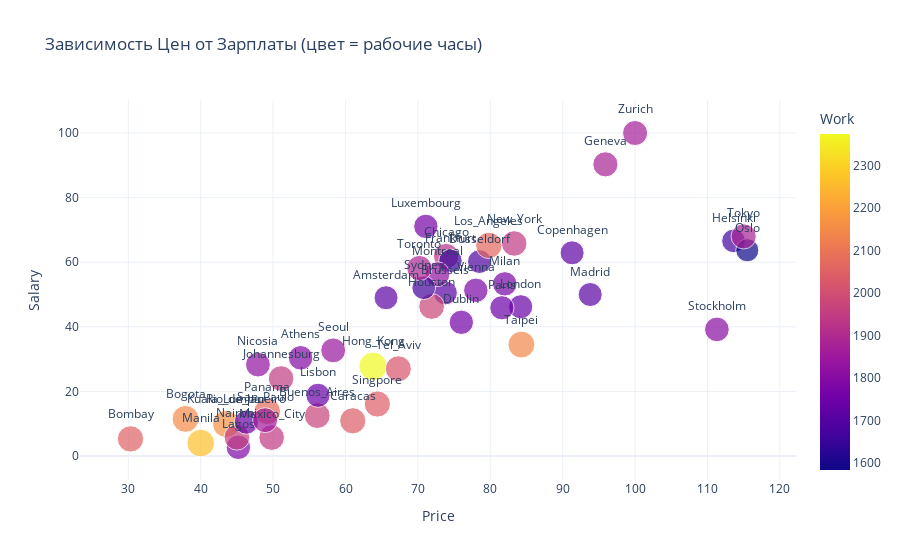

Notebook cell for this chart:
### Markdown cell above
Для полученных кластеров построим распределение, чтобы оценить полученные группы.
1) Первая диаграмма - распределение с цветным выделением количества рабочих часов;
2) Вторая диаграмма - распределение с цветным выделением кластеров.

### Code cell
fig = px.scatter(
    df,
    x='Price',
    y='Salary',
    text='City',
    size='Work',
    color='Work',
    hover_data=['Work', 'Price', 'Salary'],
    title='Зависимость Цен от Зарплаты (цвет = рабочие часы)',
    template='plotly_white'
)
fig.update_traces(textposition='top center')
fig.show()

### Figure 1 — Plotly figure (JSON) as saved in the notebook; plotly's stock layout.template omitted (floating-point values rounded to 4 significant figures)
{"data": [{"customdata": [[1714.0], [1792.0], [2152.0], [2052.0], [1708.0], [1971.0], [2041.0], [1924.0], [1717.0], [1759.0], [1693.0], [1650.0], [1880.0], [1667.0], [2375.0], [1978.0], [1945.0], [2167.0], [1786.0], [1742.0], [1737.0], [2068.0], [1768.0], [1710.0], [2268.0], [1944.0], [1773.0], [1827.0], [1958.0], [1942.0], [1825.0], [1583.0], [2078.0], [1744.0], [1749.0], [1856.0], [1842.0], [2042.0], [1805.0], [1668.0], [2145.0], [2015.0], [1880.0], [1888.0], [1780.0], [1868.0]], "hovertemplate": "Price=%{x}<br>Salary=%{y}<br>Work=%{marker.color}<br>City=%{text}<extra></extra>", "legendgroup": "", "marker": {"color": [1714.0, 1792.0, 2152.0, 2052.0, 1708.0, 1971.0, 2041.0, 1924.0, 1717.0, 1759.0, 1693.0, 1650.0, 1880.0, 1667.0, 2375.0, 1978.0, 1945.0, 2167.0, 1786.0, 1742.0, 1737.0, 2068.0, 1768.0, 1710.0, 2268.0, 1944.0, 1773.0, 1827.0, 1958.0, 1942.0, 1825.0, 1583.0, 2078.0, 1744.0, 1749.0, 1856.0, 1842.0, 2042.0, 1805.0, 1668.0, 2145.0, 2015.0, 1880.0, 1888.0, 1780.0, 1868.0], "coloraxis": "coloraxis", "size": [1714.0, 1792.0, 2152.0, 2052.0, 1708.0, 1971.0, 2041.0, 1924.0, 1717.0, 1759.0, 1693.0, 1650.0, 1880.0, 1667.0, 2375.0, 1978.0, 1945.0, 2167.0, 1786.0, 1742.0, 1737.0, 2068.0, 1768.0, 1710.0, 2268.0, 1944.0, 1773.0, 1827.0, 1958.0, 1942.0, 1825.0, 1583.0, 2078.0, 1744.0, 1749.0, 1856.0, 1842.0, 2042.0, 1805.0, 1668.0, 2145.0, 2015.0, 1880.0, 1888.0, 1780.0, 1868.0], "sizemode": "area", "sizeref": 5.938, "symbol": "circle"}, "mode": "markers+text", "name": "", "orientation": "v", "showlegend": false, "text": ["Amsterdam", "Athens", "Bogota", "Bombay", "Brussels", "Buenos_Aires", "Caracas", "Chicago", "Copenhagen", "Dublin", "Dusseldorf", "Frankfurt", "Geneva", "Helsinki", "Hong_Kong", "Houston", "Johannesburg", "Kuala_Lumpur", "Lagos", "Lisbon", "London", "Los_Angeles", "Luxembourg", "Madrid", "Manila", "Mexico_City", "Milan", "Montreal", "Nairobi", "New_York", "Nicosia", "Oslo", "Panama", "Paris", "Rio_de_Janeiro", "San_Paulo", "Seoul", "Singpore", "Stockholm", "Sydney", "Taipei", "Tel_Aviv", "Tokyo", "Toronto", "Vienna", "Zurich"], "textposition": "top center", "type": "scatter", "x": [65.6, 53.8, 37.9, 30.3, 73.8, 56.1, 61.0, 73.9, 91.3, 76.0, 78.5, 74.5, 95.9, 113.6, 63.8, 71.9, 51.1, 43.5, 45.2, 56.2, 84.2, 79.8, 71.1, 93.8, 40.0, 49.8, 82.0, 72.7, 45.0, 83.3, 47.9, 115.5, 49.2, 81.6, 46.3, 48.9, 58.3, 64.4, 111.3, 70.8, 84.3, 67.3, 115.0, 70.2, 78.0, 100.0], "xaxis": "x", "y": [49.0, 30.4, 11.5, 5.3, 50.5, 12.5, 10.9, 61.9, 62.9, 41.4, 60.2, 60.4, 90.3, 66.6, 27.8, 46.3, 24.0, 9.9, 2.7, 18.8, 46.2, 65.2, 71.1, 50.0, 4.0, 5.7, 53.3, 56.3, 5.8, 65.8, 28.3, 63.7, 13.8, 45.9, 10.5, 11.1, 32.7, 16.1, 39.2, 52.1, 34.5, 27.0, 68.0, 58.2, 51.3, 100.0], "yaxis": "y"}], "layout": {"coloraxis": {"colorbar": {"title": {"text": "Work"}}, "colorscale": [[0, "#0d0887"], [0.1111, "#46039f"], [0.2222, "#7201a8"], [0.3333, "#9c179e"], [0.4444, "#bd3786"], [0.5556, "#d8576b"], [0.6667, "#ed7953"], [0.7778, "#fb9f3a"], [0.8889, "#fdca26"], [1, "#f0f921"]]}, "legend": {"itemsizing": "constant", "tracegroupgap": 0}, "title": {"text": "Зависимость Цен от Зарплаты (цвет = рабочие часы)"}, "xaxis": {"anchor": "y", "domain": [0, 1], "title": {"text": "Price"}}, "yaxis": {"anchor": "x", "domain": [0, 1], "title": {"text": "Salary"}}}}
